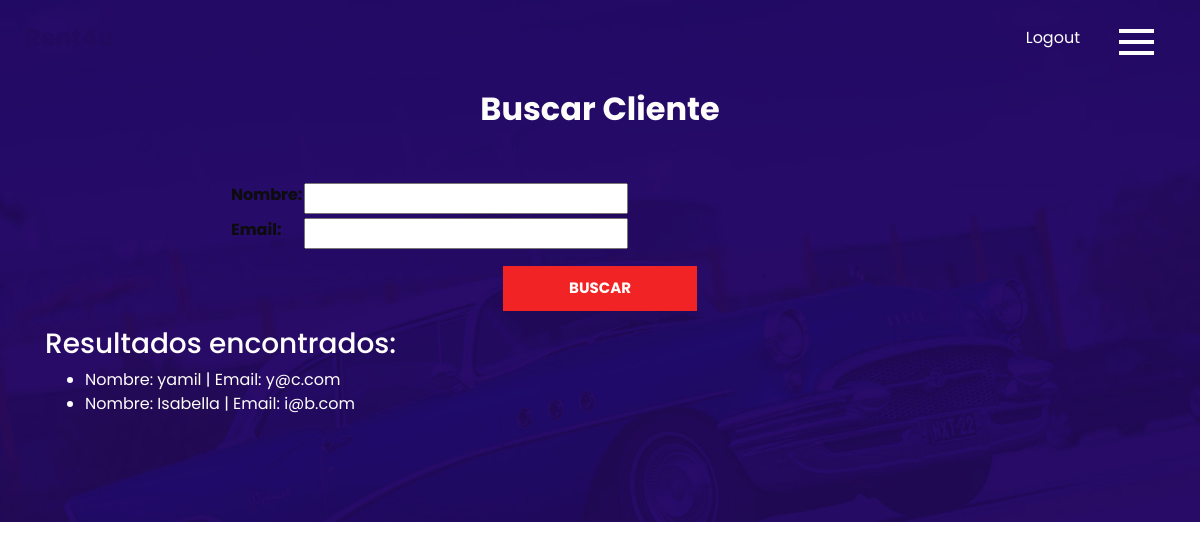
The app's page /buscarcliente/ (signed in) with its own data.
### app/models.py (models this page shows, shortened)
class Cliente(models.Model):
    nombre = models.CharField(max_length=30)
    apellido = models.CharField(max_length=30)
    email = models.EmailField(unique=True)
    telefono = models.CharField(max_length=50)

### app/views.py (the view)
# urls.py: path('buscarcliente/', views.buscar_cliente, name= 'BuscarCliente'),
@login_required
def buscar_cliente(request):
    formulario = BuscarCliente(request.GET)  # Capturamos los datos enviados por GET
    clientes_filtrados = Cliente.objects.all()
    if formulario.is_valid():
        informacion = formulario.cleaned_data
        if informacion.get("nombre"):
            clientes_filtrados = clientes_filtrados.filter(nombre__icontains=informacion["nombre"])
        if informacion.get("email"):
            clientes_filtrados = clientes_filtrados.filter(email__icontains=informacion["email"])
    return render(request, "app/buscar_cliente.html", {"formulario": formulario, "clientes_filtrados": clientes_filtrados})

### app/forms.py
class BuscarCliente(forms.Form):
    nombre = forms.CharField(required=False, label="Nombre")
    email = forms.EmailField(required=False, label="Email")

### app/templates/app/buscar_cliente.html (shortened to what this page needs)
{%load static%}
{%block main%}
<html>
<head>
  <link rel="stylesheet" type="text/css" href="https://cdnjs.cloudflare.com/ajax/libs/OwlCarousel2/2.3.4/assets/owl.carousel.min.css" />
  <link rel="stylesheet" type="text/css" href="{% static 'app/css/bootstrap.css'%}" />
  <link href="{% static 'app/css/style.css'%}" rel="stylesheet" />
  <link href="{% static 'app/css/responsive.css'%}" rel="stylesheet" />
</head>
<body>
  <div class="hero_area">
    <header class="header_section">
      <div class="container-fluid">
        <nav class="navbar navbar-expand-lg custom_nav-container">
          <a class="navbar-brand" href="{% url 'Inicio' %}">
            <span>Rent4u</span>
          </a>
           <div class="navbar-collapse">
            <div class="user_option">
              {% if request.user.is_authenticated %}
                <a href="{% url 'Logout' %}" aria-label="Logout">Logout</a>
              {%else%}
                <a href="{% url 'Login' %}" aria-label="Iniciar sesión">Login</a>
              {%endif%}
            </div>
            <div class="custom_menu-btn">
              <button onclick="openNav()" aria-expanded="false" aria-label="Abrir menú" aria-controls="myNav">
                <span class="s-1"></span>
                <span class="s-2"></span>
                <span class="s-3"></span>
              </button>
            </div>
          </div>
        </nav>
      </div>
    </header>
  {% if request.user.is_superuser %}
  <section class="contact_section layout_padding">
    <div class="container">
      <div class="heading_container">
        <h2>Buscar Cliente</h2>
      </div>
      <div class="row">
        <div class="col-md-8 mx-auto">
          <div class="form_container">
            <form action="{% url 'BuscarCliente' %}" method="GET">
              <div class="form-row">
                <table>
                {{ formulario.as_table }}
                </table>
              </div>
              <div class="d-flex justify-content-center">
                  <button type="submit" class="btn btn-primary">Buscar</button>
              </div>
            </form>
          </div>
        </div>
      </div>
      {% if clientes_filtrados %}
            <h3>Resultados encontrados:</h3>
            <ul>
                {% for clientes in clientes_filtrados %}
                    <li>Nombre: {{ clientes.nombre }} | Email: {{ clientes.email }}</li>
                {% endfor %}
            </ul>
        {% else %}
            <p>No se encontraron clientes. Verifique los datos ingresados.</p>
        {% endif %}
    </div>
</section>
{% else %}
  <div class="alert alert-danger" role="alert">
      No tienes permiso para acceder a esta página.
  </div>
{% endif %}
</body>
{% endblock main%}

### app/static/app/css/style.css (style rules this page uses)
body { font-family: "Poppins", sans-serif; color: #0c0c0c; background-color: #ffffff; }
.layout_padding { padding-top: 90px; padding-bottom: 90px; }
.heading_container { display: -webkit-box; display: -ms-flexbox; display: flex; -webkit-box-orient: vertical; -webkit-box-direction: normal; -ms-flex-direction: column; flex-direction: column; -webkit-box-align: start; -ms-flex-align: start; align-items: flex-start; }
.heading_container h2 { font-weight: bold; color: #000000; position: relative; }
.hero_area { position: relative; }
.header_section { position: absolute; width: 100%; top: 0; left: 0; }
.header_section .container-fluid { padding-right: 25px; padding-left: 25px; }
.custom_menu-btn { z-index: 9; position: absolute; right: 15px; top: 14px; }
.custom_menu-btn button { margin-top: 7px; outline: none; border: none; background-color: transparent; }
.custom_menu-btn span { display: block; width: 35px; height: 4px; background-color: #fff; margin: 7px 0; -webkit-transition: all 0.3s; transition: all 0.3s; }
a, a:hover, a:focus { text-decoration: none; }
.btn, .btn:focus { outline: none !important; -webkit-box-shadow: none; box-shadow: none; }
.navbar-brand { display: -webkit-box; display: -ms-flexbox; display: flex; -webkit-box-align: center; -ms-flex-align: center; align-items: center; }
.navbar-brand span { font-size: 24px; font-weight: 700; color: #240a5e; }
.custom_nav-container { z-index: 99999; padding: 15px 0; }
.user_option { margin-left: auto; margin-right: 95px; }
.user_option a { color: #fefdfc; font-size: 16px; }
.contact_section { background-image: url(../images/contact-bg.jpg); background-size: cover; color: #fefdfc; }
.contact_section .heading_container { -webkit-box-align: center; -ms-flex-align: center; align-items: center; text-align: center; margin-bottom: 45px; }
.contact_section .heading_container h2 { color: #fefdfc; }
.contact_section .form_container form button { display: inline-block; padding: 10px 65px; background-color: #f22324; color: #fefdfc; border-radius: 0; border: 1px solid #f22324; text-transform: uppercase; -webkit-box-shadow: none; box-shadow: none; outline: none; margin-top: 15px; font-size: 15px; font-weight: bold; }

### records on screen
Cliente: nombre "yamil", email "y@c.com"
Cliente: nombre "Isabella", email "i@b.com"
